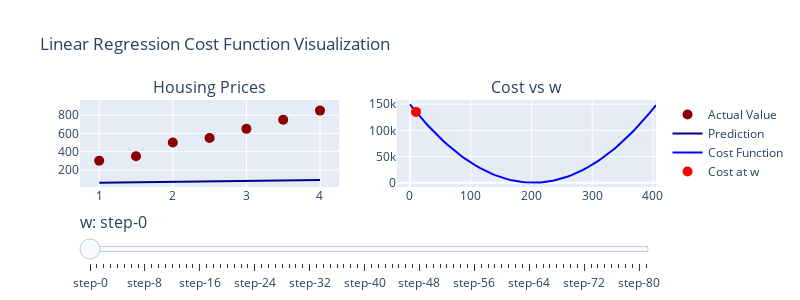

Notebook cell for this chart:
### Markdown cell above
### Cost function intuition

* The goal in machine learning is to minimize the cost function, meaning we want to keep decreasing it during training
    * If the model is improving, $J(\theta)$ decreases overtime
    * If the model is performing poorly, $J(\theta)$ stays high or increases, meaning that the model is not learning well, or it's diverging

### Code cell
# data
x_train = np.array([1.0, 2.0, 1.5, 2.5, 3.0, 3.5, 4.0])
y_train = np.array([300.0, 500.0, 350.0, 550.0, 650.0, 750.0, 850.0])

# initialize parameters
w_values = np.arange(0, 410, 5)  # range of w values
b = 50  # initial bias

# compute cost for each w
cost_values = [compute_cost(x_train, y_train, w, b) for w in w_values]

# initial weight
initial_w = 10
f_wb = initial_w * x_train + b  # initial predictions

# create subplots
fig = sp.make_subplots(rows=1, cols=2, subplot_titles=("Housing Prices", "Cost vs w"))

# left plot: Housing Prices
scatter_actual = go.Scatter(x=x_train, y=y_train, mode="markers", marker=dict(color="darkred", size=10), name="Actual Value")
line_prediction = go.Scatter(x=x_train, y=f_wb, mode="lines", line=dict(color="darkblue"), name=f"Prediction")

# right plot: Cost vs W
cost_curve = go.Scatter(x=w_values, y=cost_values, mode="lines", line=dict(color="blue"), name="Cost Function")
cost_point = go.Scatter(x=[initial_w], y=[compute_cost(x_train, y_train, initial_w, b)],
                        mode="markers", marker=dict(color="red", size=10), name="Cost at w")

# add traces to figure
fig.add_trace(scatter_actual, row=1, col=1)
fig.add_trace(line_prediction, row=1, col=1)
fig.add_trace(cost_curve, row=1, col=2)
fig.add_trace(cost_point, row=1, col=2)

# create slider steps
steps = []
for w in w_values:
    f_wb_new = w * x_train + b
    step = dict(
        method="update",
        args=[{"x": [x_train, x_train, w_values, [w]],  # update x-values
               "y": [y_train, f_wb_new, cost_values, [compute_cost(x_train, y_train, w, b)]]},  # update y-values
              {"title.text": f"Prediction with w={w}"}]  # update title
    )

    steps.append(step)

# add slider
fig.update_layout(
    sliders=[{
        "active": 0,
        "currentvalue": {"prefix": "w: ", "font": {"size": 16}},
        "steps": steps
    }],
    title="Linear Regression Cost Function Visualization",
    showlegend=True,
    width=800,
    height=300
)

fig.show()
